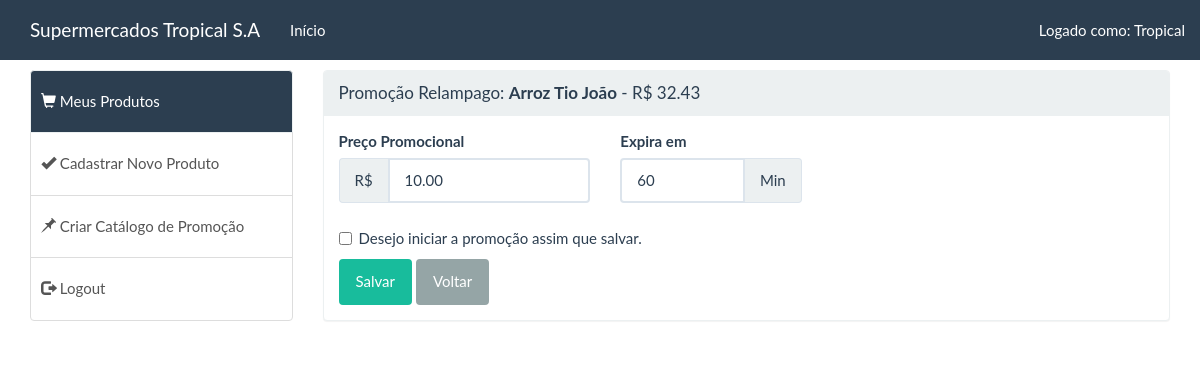
The app's page /produtos/arroz-tio-joao/promocao_relampago (signed in) with its own data.
### acesso/models.py (models this page shows, shortened)
class Estabelecimento(AbstractBaseUser,PermissionsMixin):
    username = models.CharField('Login',
        max_length= 30,unique=True,validators=[
            validators.RegexValidator(
                re.compile('^[\w.@+_-]+$'),
                'Informe um nome de usuário válido. '
                'Este valor deve conter apenas letras, numeros'
                'e os caracteres: @/./+/-/_. ',
                'Inválido'
            )
        ],help_text="Um nome curto que será usado para acessar a plataforma."
    )
    nome_estabelecimento = models.CharField('Nome do Estabelecimento',max_length=100, unique=True)
    email = models.EmailField(unique=True)
    cep = models.CharField('CEP',blank=True,max_length=20)
    logradouro = models.CharField('Logradouro',max_length=150)
    complemento = models.CharField('Complemento',max_length=100)
    municipio = models.CharField('Municipio',max_length=100)
    bairro = models.CharField('Bairro',max_length=100,blank=True)
    estado = models.CharField('UF',max_length=100)
    telefone_principal = models.CharField('Telefone Principal',max_length=15)
    is_active = models.BooleanField(default=True)
    is_staff = models.BooleanField(default=False)
    date_joined = models.DateTimeField('Cadastrado em ',auto_now_add=True)
    foto_perfil = models.ImageField('Perfil',upload_to='estabelecimentos',null=True,blank=True)
    USERNAME_FIELD = 'username'
    REQUIRED_FIELDS = ['email']
    objects = UserManager()
    class Meta:
        verbose_name = 'Estabelecimento'
        verbose_name_plural = 'Estabelecimentos'

### produto/models.py (models this page shows, shortened)
class ProdutoBase(models.Model):
    nome_produto = models.CharField('Nome do Produto',max_length=100,unique=True)
    codigo = models.IntegerField('Codigo de Barras',default=0)
    ref = models.CharField('Ref',max_length=100,blank=True)
    data_criacao = models.DateTimeField('Data de Criação',auto_now_add=True)
    objects = ProdutoManager()
    class Meta:
        verbose_name = 'Produto Base'
        verbose_name_plural = 'Produtos'

class EstabelecimentoProduto(ProdutoBase):
    slug = models.SlugField('Ident',unique=True)
    preco_normal = models.DecimalField('Preço Normal',max_digits=8,decimal_places=2)
    preco_promocional = models.DecimalField('Preço Promocional', max_digits=8, decimal_places=2)
    em_promocao = models.BooleanField('Desejo iniciar a promoção assim que salvar.',default=False)
    promocao_relampago = models.IntegerField('Expira em',null=True)
    fim_da_promocao = models.DateTimeField(null=True,blank=True)
    is_active = models.BooleanField('Esta Ativo',default=True)
    data_modificacao = models.DateTimeField('Data de Modificação', auto_now=True)
    imagem = models.ImageField('Imagem',upload_to='produtos',blank=True,null=True)
    estabelecimento = models.ForeignKey(Estabelecimento,on_delete=models.CASCADE)
    secao = models.ForeignKey(Categoria,on_delete=models.SET_NULL,null=True)
    class Meta:
        verbose_name = 'Estabelecimento Produto'
        verbose_name_plural = 'Produtos do Estabelecimento'
        ordering = ('nome_produto',)

### produto/views.py (the view, shortened to what this page needs)
# urls.py: url(r'^produtos/(?P<slug>[\w_-]+)/promocao_relampago$',PromocaoRelampagoView.as_view(),name='promocao_relampago'),
class PromocaoRelampagoView(LoginRequiredMixin,UpdateView):
    model = EstabelecimentoProduto
    form_class = PromocaoRelampagoForm
    template_name = 'produto/form_promocao_relampago.html'
    success_url = reverse_lazy('home:inicio')
    def get_context_data(self, **kwargs):
        contexto = super(PromocaoRelampagoView, self).get_context_data(**kwargs)
        contexto['produto'] = self.get_object()
        contexto['meus_produtos'] = 'active'
        return contexto

### produto/forms.py
class PromocaoRelampagoForm(forms.ModelForm):
    class Meta:
        model = EstabelecimentoProduto
        fields = ['preco_promocional','promocao_relampago','em_promocao']
        widgets = {
            'preco_promocional': forms.TextInput(),
        }

### produto/templates/produto/form_promocao_relampago.html (shortened to what this page needs)
{% extends 'home/home_autenticado.html' %}
{% load static %}
{% load widget_tweaks %}
{% load validations %}
{% block navbar %}{% include 'includes/navbar.html' %}{% endblock %}
{% block content-menu %}
    <div class="panel panel-default">
        <div class="panel-heading">
            <span class="panel-title">Promoção Relampago: <b>{{ produto.nome_produto }}</b> - R$ {{ produto.preco_normal }}</span>
        </div>
        <div class="panel-body">
            <form method="post">
                <div class="row">
                    <div class="col-md-4 form-group">
                        <label for="{{ form.preco_promocional.id_for_label }}">{{ form.preco_promocional.label }}</label>
                        <div class="input-group">
                            <div class="input-group-addon">R$</div>
                            {% render_field form.preco_promocional type="text" class="form-control" %}
                        </div>
                    </div>
                    <div class="col-md-3 form-group">
                        <label for="{{ form.promocao_relampago.id_for_label }}">{{ form.promocao_relampago.label }}</label>
                        <div class="input-group">
                            {% render_field form.promocao_relampago class="form-control" %}
                            <div class="input-group-addon">Min</div>
                        </div>
                    </div>
                </div>
            <div class="row">
                <div class="form-group">
                    <div class="col-md-12">
                        <div class="checkbox">
                            <label for="{{ form.em_promocao.id_for_label }}">
                                {% render_field form.em_promocao %} {{ form.em_promocao.label }}
                            </label>
                        </div>
                    </div>
                </div>
            </div>
                <div class="row">
                    <div class="col-md-12">
                        <button class="btn btn-success">Salvar</button>
                        <a href="{% url 'home:inicio' %}" class="btn btn-default">Voltar</a>
                    </div>
                </div>
            </form>
        </div>
    </div>
{% endblock %}

### utils/templates/includes/navbar.html
    <nav class="navbar navbar-default navbar-fixed-top">
        <div class="container">
            <div class="navbar-header">
                <a class="navbar-brand" href="{% url 'acesso:minha_conta' %}">{{ request.user.nome_estabelecimento }}</a>
            </div>
            <ul class="nav navbar-nav">
                <li class="{{ inicio }}">
                    <a href="{% url 'home:inicio' %}">Início</a>
                </li>
            </ul>
            <div class="collapse navbar-collapse">
                <p class="navbar-text navbar-right">
                    Logado como:
                    <a href="{% url 'acesso:minha_conta' %}" class=" text-capitalize navbar-link">{{ request.user.username }}</a>
                </p>
            </div>
        </div>
    </nav>

### utils/static/css/mystyle.css (style rules this page uses)
body { padding-top: 70px; padding-bottom: 70px; }

### records on screen
Estabelecimento: user.nome_estabelecimento "Supermercados Tropical S.A", user.username "Tropical"
ProdutoBase: nome_produto "Arroz Tio João"
EstabelecimentoProduto: preco_normal "32.43", preco_promocional "10.00", promocao_relampago "60"
